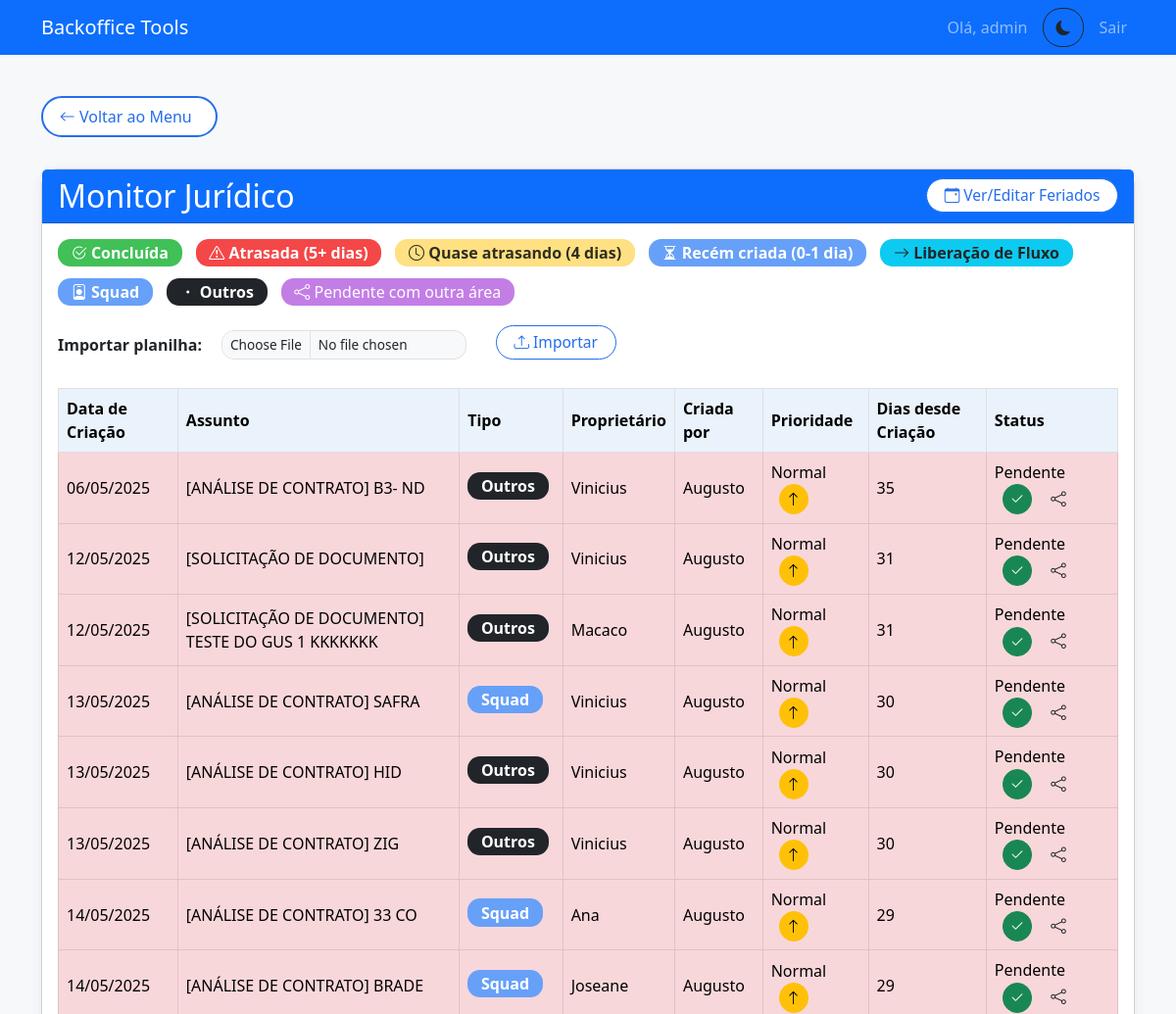
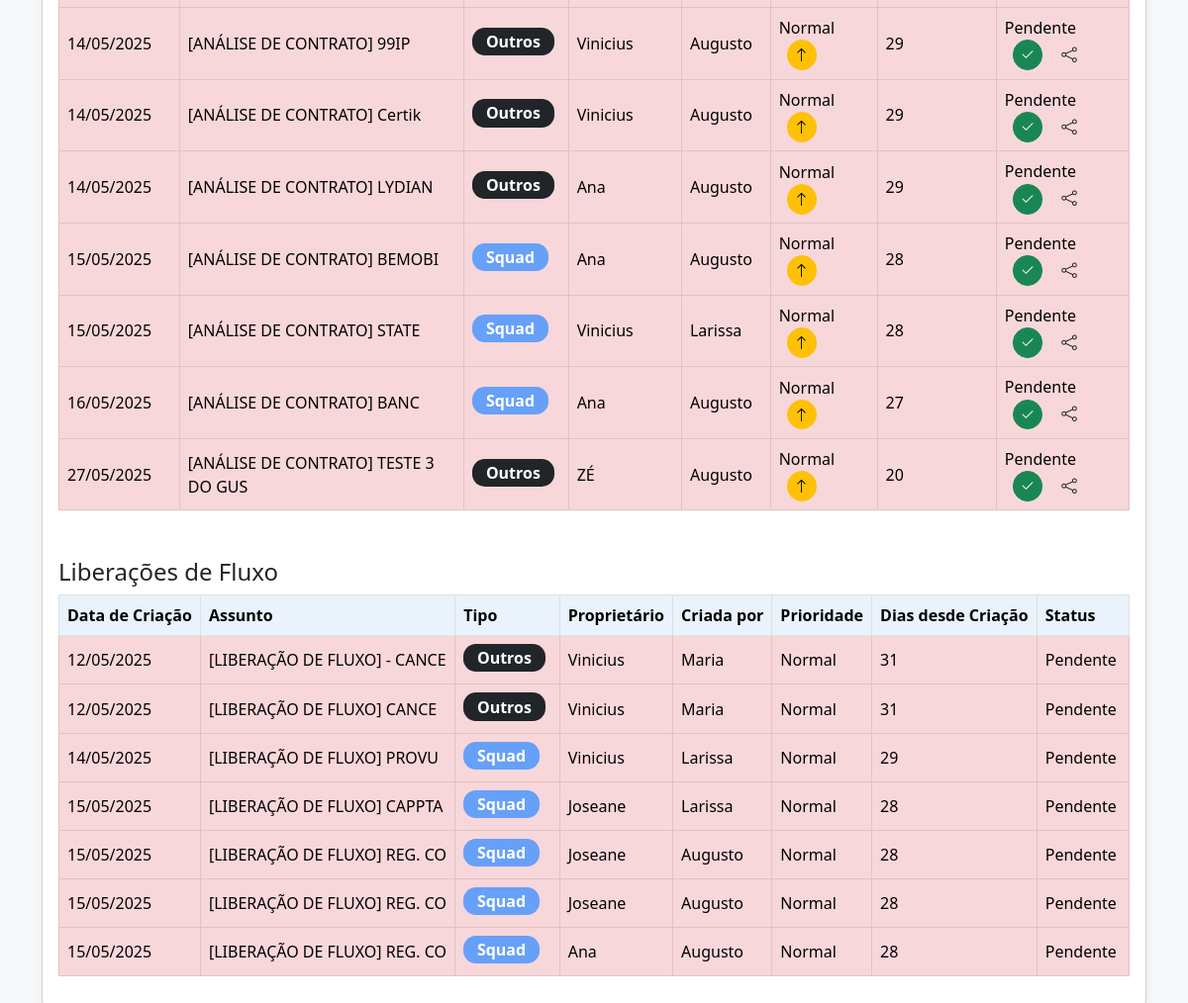
/monitor_juridico (signed in), run on the app's committed database (2 pictures, top to bottom).
### models.py (models this page shows, shortened)
class AtividadeJuridica(db.Model):
    id = db.Column(db.Integer, primary_key=True)
    tipo = db.Column(db.String(120), nullable=True)
    assunto = db.Column(db.String(255), nullable=True)
    data_criacao = db.Column(db.Date, nullable=False)
    proprietario = db.Column(db.String(120), nullable=True)
    criado_por = db.Column(db.String(120), nullable=True)
    prioridade = db.Column(db.String(50), default='Normal')
    status = db.Column(db.String(50), default='Pendente')
    data_ultimo_status = db.Column(db.DateTime, default=datetime.utcnow)
    areas_pendentes = db.Column(db.String(255), nullable=True)

### app.py (the view, shortened to what this page needs)
@app.route('/monitor_juridico', methods=['GET', 'POST'])
@permission_required('can_access_monitor_juridico') # Acesso ao monitor jurídico
def monitor_juridico():
    all_holidays_db = Feriado.query.order_by(Feriado.data).all()
    feriados_for_calc = {f.data for f in all_holidays_db} # Set de objetos date
    feriados_str = [f.format_date_br() for f in all_holidays_db] # Lista de strings para textarea
    erro = None
    all_activities_from_db = AtividadeJuridica.query.all()
    atividades_geral = []
    atividades_liberacao = []
    def primeiro_nome(nome):
        return str(nome).split()[0] if nome else ""
    for row_obj in all_activities_from_db:
        data_criacao = row_obj.data_criacao
        assunto = row_obj.assunto
        proprietario = primeiro_nome(row_obj.proprietario)
        criado_por = primeiro_nome(row_obj.criado_por) # CORREÇÃO: Definição de criado_por
        prioridade = row_obj.prioridade
        current_status_db = row_obj.status
        tipo_atividade = row_obj.tipo # CORREÇÃO: Definição de tipo_atividade
        areas_pendentes_db = row_obj.areas_pendentes
        hoje = datetime.now().date()
        dias = dias_uteis_entre_datas(data_criacao, hoje, feriados_for_calc)
        cor = ''
        status_display = current_status_db
        if str(current_status_db).lower() == 'concluída':
            cor = 'table-success'
            status_display = 'Concluída'
        elif areas_pendentes_db and areas_pendentes_db.strip() and areas_pendentes_db.lower() != 'null':
            cor = 'table-area-externa'
            status_display = f"Pendente: {areas_pendentes_db.replace(',', ', ')}"
        elif isinstance(dias, int) and dias >= 5:
            cor = 'table-danger'
            status_display = 'Atrasada'
        elif isinstance(dias, int) and dias == 4:
            cor = 'table-warning'
            status_display = 'Quase atrasando'
        elif isinstance(dias, int) and dias <= 1:
            cor = 'table-primary'
            status_display = 'Recém criada'
        else:
            status_display = 'Pendente'
        atividade_dict = {
            'id': row_obj.id,
            'data_criacao': data_criacao.strftime('%d/%m/%Y'),
            'assunto': assunto,
            'proprietario': proprietario,
            'criador': criado_por, # Usar a variável definida
            'prioridade': prioridade,
            'status': status_display,
            'dias': dias,
            'cor': cor,
            'tipo': tipo_atividade, # Usar a variável definida
            'original_status': current_status_db,
            'areas_pendentes': areas_pendentes_db
        }
        if 'liberação de fluxo' in assunto.lower():
            atividades_liberacao.append(atividade_dict)
        else:
            atividades_geral.append(atividade_dict)
    atividades_geral = sorted(atividades_geral, key=lambda x: datetime.strptime(x['data_criacao'], "%d/%m/%Y"), reverse=False)
    atividades_liberacao = sorted(atividades_liberacao, key=lambda x: datetime.strptime(x['data_criacao'], "%d/%m/%Y"), reverse=False)
    return render_template(
        'monitor_juridico.html',
        atividades=atividades_geral,
        liberacoes=atividades_liberacao,
        feriados=feriados_str,
        erro=erro,
        now=datetime.now()
    )

### templates/monitor_juridico.html (shortened to what this page needs)
{% extends "base.html" %}
{% block content %}
<a href="{{ url_for('menu') }}" class="btn btn-outline-primary mb-3">
    <i class="bi bi-arrow-left"></i> Voltar ao Menu
</a>
<div class="card mt-3">
    <div class="card-header bg-primary text-white d-flex justify-content-between align-items-center">
        <h2 class="mb-0">Monitor Jurídico</h2>
        <div class="d-flex align-items-center">
            <button type="button" class="btn btn-outline-primary btn-sm ms-2" data-bs-toggle="modal" data-bs-target="#modalFeriados" style="min-width:140px;">
                <i class="bi bi-calendar-event"></i> Ver/Editar Feriados
            </button>
        </div>
    </div>
    <div class="card-body">
        <div class="mb-3 d-flex flex-wrap gap-2 align-items-center">
            <span class="badge bg-success"><i class="bi bi-check2-circle"></i> Concluída</span>
            <span class="badge bg-danger"><i class="bi bi-exclamation-triangle"></i> Atrasada (5+ dias)</span>
            <span class="badge bg-warning text-dark"><i class="bi bi-clock"></i> Quase atrasando (4 dias)</span>
            <span class="badge bg-primary"><i class="bi bi-hourglass-split"></i> Recém criada (0-1 dia)</span>
            <span class="badge bg-info text-dark"><i class="bi bi-arrow-right"></i> Liberação de Fluxo</span>
            <span class="badge bg-primary text-white"><i class="bi bi-person-badge"></i> Squad</span>
            <span class="badge bg-dark text-white"><i class="bi bi-dot"></i> Outros</span>
            <span class="badge bg-area"><i class="bi bi-share"></i> Pendente com outra área</span>
        </div>
        <form method="post" enctype="multipart/form-data" class="d-flex align-items-center mb-4" style="gap:12px;">
            <label for="file" class="form-label mb-0 me-2"><strong>Importar planilha:</strong></label>
            <input class="form-control form-control-sm" style="width:250px;max-width:250px;display:inline-block;" type="file" id="file" name="file" accept=".xlsx,.xls">
            <button class="btn btn-outline-primary btn-sm ms-2" type="submit">
                <i class="bi bi-upload"></i> Importar
            </button>
        </form>
        <div class="table-responsive">
            <table class="table table-bordered align-middle" id="tabelaAtividades">
                <thead class="table-light">
                    <tr>
                        <th>Data de Criação</th>
                        <th>Assunto</th>
                        <th>Tipo</th>
                        <th>Proprietário</th>
                        <th>Criada por</th>
                        <th>Prioridade</th>
                        <th>Dias desde Criação</th>
                        <th>Status</th>
                    </tr>
                </thead>
                <tbody id="tbodyAtividades">
                    {% for a in atividades %}
                        <tr class="{{ a.cor }}" data-original-class="{{ a.cor }}" data-id="{{ a.id }}" data-dias="{{ a.dias }}">
                            <td>{{ a.data_criacao }}</td>
                            <td>{{ a.assunto }}</td>
                            <td>
                                {% if a.tipo and a.tipo.lower().startswith('squad') %}
                                    <span class="badge bg-primary">Squad</span>
                                {% elif a.tipo and a.tipo.lower() == 'outros' %}
                                    <span class="badge bg-dark">Outros</span>
                                {% elif a.tipo %}
                                    <span class="badge bg-success">{{ a.tipo }}</span>
                                {% else %}
                                    <span class="badge bg-secondary">Não informado</span>
                                {% endif %}
                            </td>
                            <td>{{ a.proprietario }}</td>
                            <td>{{ a.criador }}</td>
                            <td>
                                <span class="prioridade-label">{% if a.prioridade == 'Solicitada' %}<b class="text-danger">Solicitada</b>{% else %}{{ a.prioridade or 'Normal'}}{% endif %}</span>
                                <button type="button" class="btn btn-warning btn-sm btn-prioridade ms-2" title="Priorizar"
                                        {% if a.prioridade == 'Solicitada' %}style="display:none;"{% endif %}>
                                    <i class="bi bi-arrow-up"></i>
                                </button>
                            </td>
                            <td>{{ a.dias }}</td>
                            <td>
                                <span class="span-status">{% if a.original_status.lower() == 'concluída' %}Concluída{% elif a.areas_pendentes and a.areas_pendentes != 'null' %}Pendente: {{ a.areas_pendentes.replace(',', ', ') }}{% else %}{{ a.original_status or '' }}{% endif %}</span>
                                <button type="button" class="btn btn-success btn-sm btn-status ms-2" title="Marcar como concluída"
                                    {% if a.original_status.lower() == 'concluída' %}style="display:none;"{% endif %}>
                                    <i class="bi bi-check2"></i>
                                </button>
                                <button type="button" class="btn btn-outline-area btn-outraarea ms-2" title="Marcar como pendente com outra área"
                                    {% if a.original_status.lower() == 'concluída' %}style="display:none;"{% endif %}>
                                    <i class="bi bi-share"></i>
                                </button>
                            </td>
                        </tr>
                    {% endfor %}
                </tbody>
            </table>
        </div>
        {% if liberacoes %}
        <h4 class="mt-4 mb-2">Liberações de Fluxo</h4>
        <div class="table-responsive">
            <table class="table table-bordered align-middle" id="tabelaLiberacoes">
                <thead class="table-light">
                    <tr>
                        <th>Data de Criação</th>
                        <th>Assunto</th>
                        <th>Tipo</th>
                        <th>Proprietário</th>
                        <th>Criada por</th>
                        <th>Prioridade</th>
                        <th>Dias desde Criação</th>
                        <th>Status</th>
                    </tr>
                </thead>
                <tbody id="tbodyLiberacoes">
                    {% for l in liberacoes %}
                        <tr class="{{ l.cor }}" data-original-class="{{ l.cor }}" data-id="{{ l.id }}" data-dias="{{ l.dias }}">
                            <td>{{ l.data_criacao }}</td>
                            <td>{{ l.assunto }}</td>
                            <td>
                                {% if l.tipo and l.tipo.lower().startswith('squad') %}
                                    <span class="badge bg-primary">Squad</span>
                                {% elif l.tipo and l.tipo.lower() == 'outros' %}
                                    <span class="badge bg-dark">Outros</span>
                                {% elif l.tipo %}
                                    <span class="badge bg-success">{{ l.tipo }}</span>
                                {% else %}
                                    <span class="badge bg-secondary">Não informado</span>
                                {% endif %}
                            </td>
                            <td>{{ l.proprietario }}</td>
                            <td>{{ l.criador }}</td>
                            <td><span class="prioridade-label">{{ l.prioridade or 'Normal'}}</span></td>
                            <td>{{ l.dias }}</td>
                            <td>
                                <span class="span-status">{% if l.original_status.lower() == 'concluída' %}Concluída{% elif l.areas_pendentes and l.areas_pendentes != 'null' %}Pendente: {{ l.areas_pendentes.replace(',', ', ') }}{% else %}{{ l.original_status or '' }}{% endif %}</span>
                            </td>
                        </tr>
                    {% endfor %}
                </tbody>
            </table>
        </div>
        {% endif %}
    </div>
</div>
{% endblock %}

### templates/base.html (shortened to what this page needs)
<!DOCTYPE html>
<html lang="pt-BR">
<head>
    <link href="https://cdn.jsdelivr.net/npm/bootstrap@5.3.0/dist/css/bootstrap.min.css" rel="stylesheet">
    <link rel="stylesheet" href="https://cdn.jsdelivr.net/npm/bootstrap-icons@1.8.0/font/bootstrap-icons.css">
    <link rel="stylesheet" href="{{ url_for('static', filename='styles.css') }}">
</head>
<body class="{% if request.path == url_for('login') %}login-page{% endif %}">
    {% if 'username' in session or request.path == url_for('login') %}
    <nav class="navbar navbar-expand-lg navbar-dark bg-primary">
        <div class="container">
            <a class="navbar-brand" href="{{ url_for('home') }}">Backoffice Tools</a>
            <div class="navbar-nav ms-auto">
                {% if 'username' in session %}
                    <span class="navbar-text me-3">Olá, {{ session['username'] }}</span>
                    <button id="darkModeToggle" class="btn btn-sm {% if body_classes and 'dark-mode' in body_classes %}btn-outline-light{% else %}btn-outline-dark{% endif %} me-2">
                        <i class="bi {% if body_classes and 'dark-mode' in body_classes %}bi-sun-fill{% else %}bi-moon-fill{% endif %}"></i>
                    </button>
                    <a class="nav-link" href="{{ url_for('logout') }}">Sair</a>
                {% else %}
                    <button id="darkModeToggle" class="btn btn-sm btn-outline-light me-2">
                        <i class="bi bi-moon-fill"></i>
                    </button>
                {% endif %}
            </div>
        </div>
    </nav>
    {% endif %}
    <div class="container mt-4">
        {% block content %}{% endblock %}
    </div>
</body>
</html>

### data on the page
AtividadeJuridica: data_criacao "06/05/2025", assunto "[ANÁLISE DE CONTRATO] B3- ND", tipo "Outros", proprietario "Vinicius", criador "Augusto", prioridade "Normal", dias "35", status "Pendente"
AtividadeJuridica: data_criacao "12/05/2025", assunto "[SOLICITAÇÃO DE DOCUMENTO]", tipo "Outros", proprietario "Vinicius", criador "Augusto", prioridade "Normal", dias "31", status "Pendente"
AtividadeJuridica: data_criacao "12/05/2025", assunto "[SOLICITAÇÃO DE DOCUMENTO] TESTE DO GUS 1 KKKKKKK", tipo "Outros", proprietario "Macaco", criador "Augusto", prioridade "Normal", dias "31", status "Pendente"
AtividadeJuridica: data_criacao "13/05/2025", assunto "[ANÁLISE DE CONTRATO] SAFRA", shows "Squad", proprietario "Vinicius", criador "Augusto", prioridade "Normal", dias "30", status "Pendente"
AtividadeJuridica: data_criacao "13/05/2025", assunto "[ANÁLISE DE CONTRATO] HID", tipo "Outros", proprietario "Vinicius", criador "Augusto", prioridade "Normal", dias "30", status "Pendente"
AtividadeJuridica: data_criacao "13/05/2025", assunto "[ANÁLISE DE CONTRATO] ZIG", tipo "Outros", proprietario "Vinicius", criador "Augusto", prioridade "Normal", dias "30", status "Pendente"
AtividadeJuridica: data_criacao "14/05/2025", assunto "[ANÁLISE DE CONTRATO] 33 CO", shows "Squad", proprietario "Ana", criador "Augusto", prioridade "Normal", dias "29", status "Pendente"
AtividadeJuridica: data_criacao "14/05/2025", assunto "[ANÁLISE DE CONTRATO] BRADE", shows "Squad", proprietario "Joseane", criador "Augusto", prioridade "Normal", dias "29", status "Pendente"
AtividadeJuridica: data_criacao "14/05/2025", assunto "[ANÁLISE DE CONTRATO] 99IP", tipo "Outros", proprietario "Vinicius", criador "Augusto", prioridade "Normal", dias "29", status "Pendente"
AtividadeJuridica: data_criacao "14/05/2025", assunto "[ANÁLISE DE CONTRATO] Certik", tipo "Outros", proprietario "Vinicius", criador "Augusto", prioridade "Normal", dias "29", status "Pendente"
AtividadeJuridica: data_criacao "14/05/2025", assunto "[ANÁLISE DE CONTRATO] LYDIAN", tipo "Outros", proprietario "Ana", criador "Augusto", prioridade "Normal", dias "29", status "Pendente"
AtividadeJuridica: data_criacao "15/05/2025", assunto "[ANÁLISE DE CONTRATO] BEMOBI", shows "Squad", proprietario "Ana", criador "Augusto", prioridade "Normal", dias "28", status "Pendente"
AtividadeJuridica: data_criacao "15/05/2025", assunto "[ANÁLISE DE CONTRATO] STATE", shows "Squad", proprietario "Vinicius", criador "Larissa", prioridade "Normal", dias "28", status "Pendente"
AtividadeJuridica: data_criacao "16/05/2025", assunto "[ANÁLISE DE CONTRATO] BANC", shows "Squad", proprietario "Ana", criador "Augusto", prioridade "Normal", dias "27", status "Pendente"
AtividadeJuridica: data_criacao "27/05/2025", assunto "[ANÁLISE DE CONTRATO] TESTE 3 DO GUS", tipo "Outros", proprietario "ZÉ", criador "Augusto", prioridade "Normal", dias "20", status "Pendente"
AtividadeJuridica: data_criacao "12/05/2025", assunto "[LIBERAÇÃO DE FLUXO] - CANCE", tipo "Outros", proprietario "Vinicius", criador "Maria", prioridade "Normal", dias "31", status "Pendente"
AtividadeJuridica: data_criacao "12/05/2025", assunto "[LIBERAÇÃO DE FLUXO] CANCE", tipo "Outros", proprietario "Vinicius", criador "Maria", prioridade "Normal", dias "31", status "Pendente"
AtividadeJuridica: data_criacao "14/05/2025", assunto "[LIBERAÇÃO DE FLUXO] PROVU", shows "Squad", proprietario "Vinicius", criador "Larissa", prioridade "Normal", dias "29", status "Pendente"
AtividadeJuridica: data_criacao "15/05/2025", assunto "[LIBERAÇÃO DE FLUXO] CAPPTA", shows "Squad", proprietario "Joseane", criador "Larissa", prioridade "Normal", dias "28", status "Pendente"
AtividadeJuridica: data_criacao "15/05/2025", assunto "[LIBERAÇÃO DE FLUXO] REG. CO", shows "Squad", proprietario "Joseane", criador "Augusto", prioridade "Normal", dias "28", status "Pendente"
AtividadeJuridica: data_criacao "15/05/2025", assunto "[LIBERAÇÃO DE FLUXO] REG. CO", shows "Squad", proprietario "Joseane", criador "Augusto", prioridade "Normal", dias "28", status "Pendente"
AtividadeJuridica: data_criacao "15/05/2025", assunto "[LIBERAÇÃO DE FLUXO] REG. CO", shows "Squad", proprietario "Ana", criador "Augusto", prioridade "Normal", dias "28", status "Pendente"

### other printed values
{{ session['username'] }} "admin"
